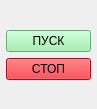
<?xml version="1.0" encoding="UTF-8"?>
<ui version="4.0">
 <class>Form</class>
 <widget class="QWidget" name="Form">
  <property name="geometry">
   <rect>
    <x>0</x>
    <y>0</y>
    <width>97</width>
    <height>109</height>
   </rect>
  </property>
  <property name="windowTitle">
   <string>Form</string>
  </property>
  <property name="prefix" stdset="0">
   <string/>
  </property>
  <property name="suffix" stdset="0">
   <string/>
  </property>
  <widget class="QWidget" name="formLayoutWidget">
   <property name="geometry">
    <rect>
     <x>0</x>
     <y>30</y>
     <width>91</width>
     <height>71</height>
    </rect>
   </property>
   <layout class="QFormLayout" name="formLayout">
    <item row="0" column="1">
     <widget class="QPushButton" name="PUSK">
      <property name="enabled">
       <bool>true</bool>
      </property>
      <property name="palette">
       <palette>
        <active>
         <colorrole role="WindowText">
          <brush brushstyle="SolidPattern">
           <color alpha="255">
            <red>0</red>
            <green>0</green>
            <blue>0</blue>
           </color>
          </brush>
         </colorrole>
         <colorrole role="Button">
          <brush brushstyle="SolidPattern">
           <color alpha="255">
            <red>143</red>
            <green>240</green>
            <blue>164</blue>
           </color>
          </brush>
         </colorrole>
         <colorrole role="Light">
          <brush brushstyle="SolidPattern">
           <color alpha="255">
            <red>255</red>
            <green>255</green>
            <blue>255</blue>
           </color>
          </brush>
         </colorrole>
         <colorrole role="Midlight">
          <brush brushstyle="SolidPattern">
           <color alpha="255">
            <red>199</red>
            <green>247</green>
            <blue>209</blue>
           </color>
          </brush>
         </colorrole>
         <colorrole role="Dark">
          <brush brushstyle="SolidPattern">
           <color alpha="255">
            <red>72</red>
            <green>120</green>
            <blue>82</blue>
           </color>
          </brush>
         </colorrole>
         <colorrole role="Mid">
          <brush brushstyle="SolidPattern">
           <color alpha="255">
            <red>95</red>
            <green>160</green>
            <blue>109</blue>
           </color>
          </brush>
         </colorrole>
         <colorrole role="Text">
          <brush brushstyle="SolidPattern">
           <color alpha="255">
            <red>0</red>
            <green>0</green>
            <blue>0</blue>
           </color>
          </brush>
         </colorrole>
         <colorrole role="BrightText">
          <brush brushstyle="SolidPattern">
           <color alpha="255">
            <red>255</red>
            <green>255</green>
            <blue>255</blue>
           </color>
          </brush>
         </colorrole>
         <colorrole role="ButtonText">
          <brush brushstyle="SolidPattern">
           <color alpha="255">
            <red>0</red>
            <green>0</green>
            <blue>0</blue>
           </color>
          </brush>
         </colorrole>
         <colorrole role="Base">
          <brush brushstyle="SolidPattern">
           <color alpha="255">
            <red>255</red>
            <green>255</green>
            <blue>255</blue>
           </color>
          </brush>
         </colorrole>
         <colorrole role="Window">
          <brush brushstyle="SolidPattern">
           <color alpha="255">
            <red>143</red>
            <green>240</green>
            <blue>164</blue>
           </color>
          </brush>
         </colorrole>
         <colorrole role="Shadow">
          <brush brushstyle="SolidPattern">
           <color alpha="255">
            <red>0</red>
            <green>0</green>
            <blue>0</blue>
           </color>
          </brush>
         </colorrole>
         <colorrole role="AlternateBase">
          <brush brushstyle="SolidPattern">
           <color alpha="255">
            <red>199</red>
            <green>247</green>
            <blue>209</blue>
           </color>
          </brush>
         </colorrole>
         <colorrole role="ToolTipBase">
          <brush brushstyle="SolidPattern">
           <color alpha="255">
            <red>255</red>
            <green>255</green>
            <blue>220</blue>
           </color>
          </brush>
         </colorrole>
         <colorrole role="ToolTipText">
          <brush brushstyle="SolidPattern">
           <color alpha="255">
            <red>0</red>
            <green>0</green>
            <blue>0</blue>
           </color>
          </brush>
         </colorrole>
         <colorrole role="PlaceholderText">
          <brush brushstyle="SolidPattern">
           <color alpha="128">
            <red>0</red>
            <green>0</green>
            <blue>0</blue>
           </color>
          </brush>
         </colorrole>
        </active>
        <inactive>
         <colorrole role="WindowText">
          <brush brushstyle="SolidPattern">
           <color alpha="255">
            <red>0</red>
            <green>0</green>
            <blue>0</blue>
           </color>
          </brush>
         </colorrole>
         <colorrole role="Button">
          <brush brushstyle="SolidPattern">
           <color alpha="255">
            <red>143</red>
            <green>240</green>
            <blue>164</blue>
           </color>
          </brush>
         </colorrole>
         <colorrole role="Light">
          <brush brushstyle="SolidPattern">
           <color alpha="255">
            <red>255</red>
            <green>255</green>
            <blue>255</blue>
           </color>
          </brush>
         </colorrole>
         <colorrole role="Midlight">
          <brush brushstyle="SolidPattern">
           <color alpha="255">
            <red>199</red>
            <green>247</green>
            <blue>209</blue>
           </color>
          </brush>
         </colorrole>
         <colorrole role="Dark">
          <brush brushstyle="SolidPattern">
           <color alpha="255">
            <red>72</red>
            <green>120</green>
            <blue>82</blue>
           </color>
          </brush>
         </colorrole>
         <colorrole role="Mid">
          <brush brushstyle="SolidPattern">
           <color alpha="255">
            <red>95</red>
            <green>160</green>
            <blue>109</blue>
           </color>
          </brush>
         </colorrole>
         <colorrole role="Text">
          <brush brushstyle="SolidPattern">
           <color alpha="255">
            <red>0</red>
            <green>0</green>
            <blue>0</blue>
           </color>
          </brush>
         </colorrole>
         <colorrole role="BrightText">
          <brush brushstyle="SolidPattern">
           <color alpha="255">
            <red>255</red>
            <green>255</green>
            <blue>255</blue>
           </color>
          </brush>
         </colorrole>
         <colorrole role="ButtonText">
          <brush brushstyle="SolidPattern">
           <color alpha="255">
            <red>0</red>
            <green>0</green>
            <blue>0</blue>
           </color>
          </brush>
         </colorrole>
         <colorrole role="Base">
          <brush brushstyle="SolidPattern">
           <color alpha="255">
            <red>255</red>
            <green>255</green>
            <blue>255</blue>
           </color>
          </brush>
         </colorrole>
         <colorrole role="Window">
          <brush brushstyle="SolidPattern">
           <color alpha="255">
            <red>143</red>
            <green>240</green>
            <blue>164</blue>
           </color>
          </brush>
         </colorrole>
         <colorrole role="Shadow">
          <brush brushstyle="SolidPattern">
           <color alpha="255">
            <red>0</red>
            <green>0</green>
            <blue>0</blue>
           </color>
          </brush>
         </colorrole>
         <colorrole role="AlternateBase">
          <brush brushstyle="SolidPattern">
           <color alpha="255">
            <red>199</red>
            <green>247</green>
            <blue>209</blue>
           </color>
          </brush>
         </colorrole>
         <colorrole role="ToolTipBase">
          <brush brushstyle="SolidPattern">
           <color alpha="255">
            <red>255</red>
            <green>255</green>
            <blue>220</blue>
           </color>
          </brush>
         </colorrole>
         <colorrole role="ToolTipText">
          <brush brushstyle="SolidPattern">
           <color alpha="255">
            <red>0</red>
            <green>0</green>
            <blue>0</blue>
           </color>
          </brush>
         </colorrole>
         <colorrole role="PlaceholderText">
          <brush brushstyle="SolidPattern">
           <color alpha="128">
            <red>0</red>
            <green>0</green>
            <blue>0</blue>
           </color>
          </brush>
         </colorrole>
        </inactive>
        <disabled>
         <colorrole role="WindowText">
          <brush brushstyle="SolidPattern">
           <color alpha="255">
            <red>72</red>
            <green>120</green>
            <blue>82</blue>
           </color>
          </brush>
         </colorrole>
         <colorrole role="Button">
          <brush brushstyle="SolidPattern">
           <color alpha="255">
            <red>143</red>
            <green>240</green>
            <blue>164</blue>
           </color>
          </brush>
         </colorrole>
         <colorrole role="Light">
          <brush brushstyle="SolidPattern">
           <color alpha="255">
            <red>255</red>
            <green>255</green>
            <blue>255</blue>
           </color>
          </brush>
         </colorrole>
         <colorrole role="Midlight">
          <brush brushstyle="SolidPattern">
           <color alpha="255">
            <red>199</red>
            <green>247</green>
            <blue>209</blue>
           </color>
          </brush>
         </colorrole>
         <colorrole role="Dark">
          <brush brushstyle="SolidPattern">
           <color alpha="255">
            <red>72</red>
            <green>120</green>
            <blue>82</blue>
           </color>
          </brush>
         </colorrole>
         <colorrole role="Mid">
          <brush brushstyle="SolidPattern">
           <color alpha="255">
            <red>95</red>
            <green>160</green>
            <blue>109</blue>
           </color>
          </brush>
         </colorrole>
         <colorrole role="Text">
          <brush brushstyle="SolidPattern">
           <color alpha="255">
            <red>72</red>
            <green>120</green>
            <blue>82</blue>
           </color>
          </brush>
         </colorrole>
         <colorrole role="BrightText">
          <brush brushstyle="SolidPattern">
           <color alpha="255">
            <red>255</red>
            <green>255</green>
            <blue>255</blue>
           </color>
          </brush>
         </colorrole>
         <colorrole role="ButtonText">
          <brush brushstyle="SolidPattern">
           <color alpha="255">
            <red>72</red>
            <green>120</green>
            <blue>82</blue>
           </color>
          </brush>
         </colorrole>
         <colorrole role="Base">
          <brush brushstyle="SolidPattern">
           <color alpha="255">
            <red>143</red>
            <green>240</green>
            <blue>164</blue>
           </color>
          </brush>
         </colorrole>
         <colorrole role="Window">
          <brush brushstyle="SolidPattern">
           <color alpha="255">
            <red>143</red>
            <green>240</green>
            <blue>164</blue>
           </color>
          </brush>
         </colorrole>
         <colorrole role="Shadow">
          <brush brushstyle="SolidPattern">
           <color alpha="255">
            <red>0</red>
            <green>0</green>
            <blue>0</blue>
           </color>
          </brush>
         </colorrole>
         <colorrole role="AlternateBase">
          <brush brushstyle="SolidPattern">
           <color alpha="255">
            <red>143</red>
            <green>240</green>
            <blue>164</blue>
           </color>
          </brush>
         </colorrole>
         <colorrole role="ToolTipBase">
          <brush brushstyle="SolidPattern">
           <color alpha="255">
            <red>255</red>
            <green>255</green>
            <blue>220</blue>
           </color>
          </brush>
         </colorrole>
         <colorrole role="ToolTipText">
          <brush brushstyle="SolidPattern">
           <color alpha="255">
            <red>0</red>
            <green>0</green>
            <blue>0</blue>
           </color>
          </brush>
         </colorrole>
         <colorrole role="PlaceholderText">
          <brush brushstyle="SolidPattern">
           <color alpha="128">
            <red>0</red>
            <green>0</green>
            <blue>0</blue>
           </color>
          </brush>
         </colorrole>
        </disabled>
       </palette>
      </property>
      <property name="text">
       <string>ПУСК</string>
      </property>
      <property name="shortcut">
       <string/>
      </property>
     </widget>
    </item>
    <item row="1" column="1">
     <widget class="QPushButton" name="STOP">
      <property name="palette">
       <palette>
        <active>
         <colorrole role="WindowText">
          <brush brushstyle="SolidPattern">
           <color alpha="255">
            <red>0</red>
            <green>0</green>
            <blue>0</blue>
           </color>
          </brush>
         </colorrole>
         <colorrole role="Button">
          <brush brushstyle="SolidPattern">
           <color alpha="255">
            <red>224</red>
            <green>27</green>
            <blue>36</blue>
           </color>
          </brush>
         </colorrole>
         <colorrole role="Light">
          <brush brushstyle="SolidPattern">
           <color alpha="255">
            <red>255</red>
            <green>112</green>
            <blue>118</blue>
           </color>
          </brush>
         </colorrole>
         <colorrole role="Midlight">
          <brush brushstyle="SolidPattern">
           <color alpha="255">
            <red>239</red>
            <green>69</green>
            <blue>77</blue>
           </color>
          </brush>
         </colorrole>
         <colorrole role="Dark">
          <brush brushstyle="SolidPattern">
           <color alpha="255">
            <red>112</red>
            <green>13</green>
            <blue>18</blue>
           </color>
          </brush>
         </colorrole>
         <colorrole role="Mid">
          <brush brushstyle="SolidPattern">
           <color alpha="255">
            <red>149</red>
            <green>18</green>
            <blue>24</blue>
           </color>
          </brush>
         </colorrole>
         <colorrole role="Text">
          <brush brushstyle="SolidPattern">
           <color alpha="255">
            <red>0</red>
            <green>0</green>
            <blue>0</blue>
           </color>
          </brush>
         </colorrole>
         <colorrole role="BrightText">
          <brush brushstyle="SolidPattern">
           <color alpha="255">
            <red>255</red>
            <green>255</green>
            <blue>255</blue>
           </color>
          </brush>
         </colorrole>
         <colorrole role="ButtonText">
          <brush brushstyle="SolidPattern">
           <color alpha="255">
            <red>0</red>
            <green>0</green>
            <blue>0</blue>
           </color>
          </brush>
         </colorrole>
         <colorrole role="Base">
          <brush brushstyle="SolidPattern">
           <color alpha="255">
            <red>255</red>
            <green>255</green>
            <blue>255</blue>
           </color>
          </brush>
         </colorrole>
         <colorrole role="Window">
          <brush brushstyle="SolidPattern">
           <color alpha="255">
            <red>224</red>
            <green>27</green>
            <blue>36</blue>
           </color>
          </brush>
         </colorrole>
         <colorrole role="Shadow">
          <brush brushstyle="SolidPattern">
           <color alpha="255">
            <red>0</red>
            <green>0</green>
            <blue>0</blue>
           </color>
          </brush>
         </colorrole>
         <colorrole role="AlternateBase">
          <brush brushstyle="SolidPattern">
           <color alpha="255">
            <red>239</red>
            <green>141</green>
            <blue>145</blue>
           </color>
          </brush>
         </colorrole>
         <colorrole role="ToolTipBase">
          <brush brushstyle="SolidPattern">
           <color alpha="255">
            <red>255</red>
            <green>255</green>
            <blue>220</blue>
           </color>
          </brush>
         </colorrole>
         <colorrole role="ToolTipText">
          <brush brushstyle="SolidPattern">
           <color alpha="255">
            <red>0</red>
            <green>0</green>
            <blue>0</blue>
           </color>
          </brush>
         </colorrole>
         <colorrole role="PlaceholderText">
          <brush brushstyle="SolidPattern">
           <color alpha="128">
            <red>0</red>
            <green>0</green>
            <blue>0</blue>
           </color>
          </brush>
         </colorrole>
        </active>
        <inactive>
         <colorrole role="WindowText">
          <brush brushstyle="SolidPattern">
           <color alpha="255">
            <red>0</red>
            <green>0</green>
            <blue>0</blue>
           </color>
          </brush>
         </colorrole>
         <colorrole role="Button">
          <brush brushstyle="SolidPattern">
           <color alpha="255">
            <red>224</red>
            <green>27</green>
            <blue>36</blue>
           </color>
          </brush>
         </colorrole>
         <colorrole role="Light">
          <brush brushstyle="SolidPattern">
           <color alpha="255">
            <red>255</red>
            <green>112</green>
            <blue>118</blue>
           </color>
          </brush>
         </colorrole>
         <colorrole role="Midlight">
          <brush brushstyle="SolidPattern">
           <color alpha="255">
            <red>239</red>
            <green>69</green>
            <blue>77</blue>
           </color>
          </brush>
         </colorrole>
         <colorrole role="Dark">
          <brush brushstyle="SolidPattern">
           <color alpha="255">
            <red>112</red>
            <green>13</green>
            <blue>18</blue>
           </color>
          </brush>
         </colorrole>
         <colorrole role="Mid">
          <brush brushstyle="SolidPattern">
           <color alpha="255">
            <red>149</red>
            <green>18</green>
            <blue>24</blue>
           </color>
          </brush>
         </colorrole>
         <colorrole role="Text">
          <brush brushstyle="SolidPattern">
           <color alpha="255">
            <red>0</red>
            <green>0</green>
            <blue>0</blue>
           </color>
          </brush>
         </colorrole>
         <colorrole role="BrightText">
          <brush brushstyle="SolidPattern">
           <color alpha="255">
            <red>255</red>
            <green>255</green>
            <blue>255</blue>
           </color>
          </brush>
         </colorrole>
         <colorrole role="ButtonText">
          <brush brushstyle="SolidPattern">
           <color alpha="255">
            <red>0</red>
            <green>0</green>
            <blue>0</blue>
           </color>
          </brush>
         </colorrole>
         <colorrole role="Base">
          <brush brushstyle="SolidPattern">
           <color alpha="255">
            <red>255</red>
            <green>255</green>
            <blue>255</blue>
           </color>
          </brush>
         </colorrole>
         <colorrole role="Window">
          <brush brushstyle="SolidPattern">
           <color alpha="255">
            <red>224</red>
            <green>27</green>
            <blue>36</blue>
           </color>
          </brush>
         </colorrole>
         <colorrole role="Shadow">
          <brush brushstyle="SolidPattern">
           <color alpha="255">
            <red>0</red>
            <green>0</green>
            <blue>0</blue>
           </color>
          </brush>
         </colorrole>
         <colorrole role="AlternateBase">
          <brush brushstyle="SolidPattern">
           <color alpha="255">
            <red>239</red>
            <green>141</green>
            <blue>145</blue>
           </color>
          </brush>
         </colorrole>
         <colorrole role="ToolTipBase">
          <brush brushstyle="SolidPattern">
           <color alpha="255">
            <red>255</red>
            <green>255</green>
            <blue>220</blue>
           </color>
          </brush>
         </colorrole>
         <colorrole role="ToolTipText">
          <brush brushstyle="SolidPattern">
           <color alpha="255">
            <red>0</red>
            <green>0</green>
            <blue>0</blue>
           </color>
          </brush>
         </colorrole>
         <colorrole role="PlaceholderText">
          <brush brushstyle="SolidPattern">
           <color alpha="128">
            <red>0</red>
            <green>0</green>
            <blue>0</blue>
           </color>
          </brush>
         </colorrole>
        </inactive>
        <disabled>
         <colorrole role="WindowText">
          <brush brushstyle="SolidPattern">
           <color alpha="255">
            <red>112</red>
            <green>13</green>
            <blue>18</blue>
           </color>
          </brush>
         </colorrole>
         <colorrole role="Button">
          <brush brushstyle="SolidPattern">
           <color alpha="255">
            <red>224</red>
            <green>27</green>
            <blue>36</blue>
           </color>
          </brush>
         </colorrole>
         <colorrole role="Light">
          <brush brushstyle="SolidPattern">
           <color alpha="255">
            <red>255</red>
            <green>112</green>
            <blue>118</blue>
           </color>
          </brush>
         </colorrole>
         <colorrole role="Midlight">
          <brush brushstyle="SolidPattern">
           <color alpha="255">
            <red>239</red>
            <green>69</green>
            <blue>77</blue>
           </color>
          </brush>
         </colorrole>
         <colorrole role="Dark">
          <brush brushstyle="SolidPattern">
           <color alpha="255">
            <red>112</red>
            <green>13</green>
            <blue>18</blue>
           </color>
          </brush>
         </colorrole>
         <colorrole role="Mid">
          <brush brushstyle="SolidPattern">
           <color alpha="255">
            <red>149</red>
            <green>18</green>
            <blue>24</blue>
           </color>
          </brush>
         </colorrole>
         <colorrole role="Text">
          <brush brushstyle="SolidPattern">
           <color alpha="255">
            <red>112</red>
            <green>13</green>
            <blue>18</blue>
           </color>
          </brush>
         </colorrole>
         <colorrole role="BrightText">
          <brush brushstyle="SolidPattern">
           <color alpha="255">
            <red>255</red>
            <green>255</green>
            <blue>255</blue>
           </color>
          </brush>
         </colorrole>
         <colorrole role="ButtonText">
          <brush brushstyle="SolidPattern">
           <color alpha="255">
            <red>112</red>
            <green>13</green>
            <blue>18</blue>
           </color>
          </brush>
         </colorrole>
         <colorrole role="Base">
          <brush brushstyle="SolidPattern">
           <color alpha="255">
            <red>224</red>
            <green>27</green>
            <blue>36</blue>
           </color>
          </brush>
         </colorrole>
         <colorrole role="Window">
          <brush brushstyle="SolidPattern">
           <color alpha="255">
            <red>224</red>
            <green>27</green>
            <blue>36</blue>
           </color>
          </brush>
         </colorrole>
         <colorrole role="Shadow">
          <brush brushstyle="SolidPattern">
           <color alpha="255">
            <red>0</red>
            <green>0</green>
            <blue>0</blue>
           </color>
          </brush>
         </colorrole>
         <colorrole role="AlternateBase">
          <brush brushstyle="SolidPattern">
           <color alpha="255">
            <red>224</red>
            <green>27</green>
            <blue>36</blue>
           </color>
          </brush>
         </colorrole>
         <colorrole role="ToolTipBase">
          <brush brushstyle="SolidPattern">
           <color alpha="255">
            <red>255</red>
            <green>255</green>
            <blue>220</blue>
           </color>
          </brush>
         </colorrole>
         <colorrole role="ToolTipText">
          <brush brushstyle="SolidPattern">
           <color alpha="255">
            <red>0</red>
            <green>0</green>
            <blue>0</blue>
           </color>
          </brush>
         </colorrole>
         <colorrole role="PlaceholderText">
          <brush brushstyle="SolidPattern">
           <color alpha="128">
            <red>0</red>
            <green>0</green>
            <blue>0</blue>
           </color>
          </brush>
         </colorrole>
        </disabled>
       </palette>
      </property>
      <property name="text">
       <string>СТОП</string>
      </property>
     </widget>
    </item>
   </layout>
  </widget>
  <widget class="QLabel" name="label">
   <property name="enabled">
    <bool>true</bool>
   </property>
   <property name="geometry">
    <rect>
     <x>0</x>
     <y>0</y>
     <width>81</width>
     <height>71</height>
    </rect>
   </property>
   <property name="palette">
    <palette>
     <active>
      <colorrole role="WindowText">
       <brush brushstyle="SolidPattern">
        <color alpha="255">
         <red>0</red>
         <green>0</green>
         <blue>0</blue>
        </color>
       </brush>
      </colorrole>
      <colorrole role="Button">
       <brush brushstyle="SolidPattern">
        <color alpha="255">
         <red>198</red>
         <green>70</green>
         <blue>0</blue>
        </color>
       </brush>
      </colorrole>
      <colorrole role="Light">
       <brush brushstyle="SolidPattern">
        <color alpha="255">
         <red>255</red>
         <green>117</green>
         <blue>42</blue>
        </color>
       </brush>
      </colorrole>
      <colorrole role="Midlight">
       <brush brushstyle="SolidPattern">
        <color alpha="255">
         <red>226</red>
         <green>93</green>
         <blue>21</blue>
        </color>
       </brush>
      </colorrole>
      <colorrole role="Dark">
       <brush brushstyle="SolidPattern">
        <color alpha="255">
         <red>99</red>
         <green>35</green>
         <blue>0</blue>
        </color>
       </brush>
      </colorrole>
      <colorrole role="Mid">
       <brush brushstyle="SolidPattern">
        <color alpha="255">
         <red>132</red>
         <green>47</green>
         <blue>0</blue>
        </color>
       </brush>
      </colorrole>
      <colorrole role="Text">
       <brush brushstyle="SolidPattern">
        <color alpha="255">
         <red>0</red>
         <green>0</green>
         <blue>0</blue>
        </color>
       </brush>
      </colorrole>
      <colorrole role="BrightText">
       <brush brushstyle="SolidPattern">
        <color alpha="255">
         <red>255</red>
         <green>255</green>
         <blue>255</blue>
        </color>
       </brush>
      </colorrole>
      <colorrole role="ButtonText">
       <brush brushstyle="SolidPattern">
        <color alpha="255">
         <red>0</red>
         <green>0</green>
         <blue>0</blue>
        </color>
       </brush>
      </colorrole>
      <colorrole role="Base">
       <brush brushstyle="SolidPattern">
        <color alpha="255">
         <red>255</red>
         <green>255</green>
         <blue>255</blue>
        </color>
       </brush>
      </colorrole>
      <colorrole role="Window">
       <brush brushstyle="SolidPattern">
        <color alpha="255">
         <red>198</red>
         <green>70</green>
         <blue>0</blue>
        </color>
       </brush>
      </colorrole>
      <colorrole role="Shadow">
       <brush brushstyle="SolidPattern">
        <color alpha="255">
         <red>0</red>
         <green>0</green>
         <blue>0</blue>
        </color>
       </brush>
      </colorrole>
      <colorrole role="AlternateBase">
       <brush brushstyle="SolidPattern">
        <color alpha="255">
         <red>226</red>
         <green>162</green>
         <blue>127</blue>
        </color>
       </brush>
      </colorrole>
      <colorrole role="ToolTipBase">
       <brush brushstyle="SolidPattern">
        <color alpha="255">
         <red>255</red>
         <green>255</green>
         <blue>220</blue>
        </color>
       </brush>
      </colorrole>
      <colorrole role="ToolTipText">
       <brush brushstyle="SolidPattern">
        <color alpha="255">
         <red>0</red>
         <green>0</green>
         <blue>0</blue>
        </color>
       </brush>
      </colorrole>
      <colorrole role="PlaceholderText">
       <brush brushstyle="SolidPattern">
        <color alpha="128">
         <red>0</red>
         <green>0</green>
         <blue>0</blue>
        </color>
       </brush>
      </colorrole>
     </active>
     <inactive>
      <colorrole role="WindowText">
       <brush brushstyle="SolidPattern">
        <color alpha="255">
         <red>0</red>
         <green>0</green>
         <blue>0</blue>
        </color>
       </brush>
      </colorrole>
      <colorrole role="Button">
       <brush brushstyle="SolidPattern">
        <color alpha="255">
         <red>198</red>
         <green>70</green>
         <blue>0</blue>
        </color>
       </brush>
      </colorrole>
      <colorrole role="Light">
       <brush brushstyle="SolidPattern">
        <color alpha="255">
         <red>255</red>
         <green>117</green>
         <blue>42</blue>
        </color>
       </brush>
      </colorrole>
      <colorrole role="Midlight">
       <brush brushstyle="SolidPattern">
        <color alpha="255">
         <red>226</red>
         <green>93</green>
         <blue>21</blue>
        </color>
       </brush>
      </colorrole>
      <colorrole role="Dark">
       <brush brushstyle="SolidPattern">
        <color alpha="255">
         <red>99</red>
         <green>35</green>
         <blue>0</blue>
        </color>
       </brush>
      </colorrole>
      <colorrole role="Mid">
       <brush brushstyle="SolidPattern">
        <color alpha="255">
         <red>132</red>
         <green>47</green>
         <blue>0</blue>
        </color>
       </brush>
      </colorrole>
      <colorrole role="Text">
       <brush brushstyle="SolidPattern">
        <color alpha="255">
         <red>0</red>
         <green>0</green>
         <blue>0</blue>
        </color>
       </brush>
      </colorrole>
      <colorrole role="BrightText">
       <brush brushstyle="SolidPattern">
        <color alpha="255">
         <red>255</red>
         <green>255</green>
         <blue>255</blue>
        </color>
       </brush>
      </colorrole>
      <colorrole role="ButtonText">
       <brush brushstyle="SolidPattern">
        <color alpha="255">
         <red>0</red>
         <green>0</green>
         <blue>0</blue>
        </color>
       </brush>
      </colorrole>
      <colorrole role="Base">
       <brush brushstyle="SolidPattern">
        <color alpha="255">
         <red>255</red>
         <green>255</green>
         <blue>255</blue>
        </color>
       </brush>
      </colorrole>
      <colorrole role="Window">
       <brush brushstyle="SolidPattern">
        <color alpha="255">
         <red>198</red>
         <green>70</green>
         <blue>0</blue>
        </color>
       </brush>
      </colorrole>
      <colorrole role="Shadow">
       <brush brushstyle="SolidPattern">
        <color alpha="255">
         <red>0</red>
         <green>0</green>
         <blue>0</blue>
        </color>
       </brush>
      </colorrole>
      <colorrole role="AlternateBase">
       <brush brushstyle="SolidPattern">
        <color alpha="255">
         <red>226</red>
         <green>162</green>
         <blue>127</blue>
        </color>
       </brush>
      </colorrole>
      <colorrole role="ToolTipBase">
       <brush brushstyle="SolidPattern">
        <color alpha="255">
         <red>255</red>
         <green>255</green>
         <blue>220</blue>
        </color>
       </brush>
      </colorrole>
      <colorrole role="ToolTipText">
       <brush brushstyle="SolidPattern">
        <color alpha="255">
         <red>0</red>
         <green>0</green>
         <blue>0</blue>
        </color>
       </brush>
      </colorrole>
      <colorrole role="PlaceholderText">
       <brush brushstyle="SolidPattern">
        <color alpha="128">
         <red>0</red>
         <green>0</green>
         <blue>0</blue>
        </color>
       </brush>
      </colorrole>
     </inactive>
     <disabled>
      <colorrole role="WindowText">
       <brush brushstyle="SolidPattern">
        <color alpha="255">
         <red>99</red>
         <green>35</green>
         <blue>0</blue>
        </color>
       </brush>
      </colorrole>
      <colorrole role="Button">
       <brush brushstyle="SolidPattern">
        <color alpha="255">
         <red>198</red>
         <green>70</green>
         <blue>0</blue>
        </color>
       </brush>
      </colorrole>
      <colorrole role="Light">
       <brush brushstyle="SolidPattern">
        <color alpha="255">
         <red>255</red>
         <green>117</green>
         <blue>42</blue>
        </color>
       </brush>
      </colorrole>
      <colorrole role="Midlight">
       <brush brushstyle="SolidPattern">
        <color alpha="255">
         <red>226</red>
         <green>93</green>
         <blue>21</blue>
        </color>
       </brush>
      </colorrole>
      <colorrole role="Dark">
       <brush brushstyle="SolidPattern">
        <color alpha="255">
         <red>99</red>
         <green>35</green>
         <blue>0</blue>
        </color>
       </brush>
      </colorrole>
      <colorrole role="Mid">
       <brush brushstyle="SolidPattern">
        <color alpha="255">
         <red>132</red>
         <green>47</green>
         <blue>0</blue>
        </color>
       </brush>
      </colorrole>
      <colorrole role="Text">
       <brush brushstyle="SolidPattern">
        <color alpha="255">
         <red>99</red>
         <green>35</green>
         <blue>0</blue>
        </color>
       </brush>
      </colorrole>
      <colorrole role="BrightText">
       <brush brushstyle="SolidPattern">
        <color alpha="255">
         <red>255</red>
         <green>255</green>
         <blue>255</blue>
        </color>
       </brush>
      </colorrole>
      <colorrole role="ButtonText">
       <brush brushstyle="SolidPattern">
        <color alpha="255">
         <red>99</red>
         <green>35</green>
         <blue>0</blue>
        </color>
       </brush>
      </colorrole>
      <colorrole role="Base">
       <brush brushstyle="SolidPattern">
        <color alpha="255">
         <red>198</red>
         <green>70</green>
         <blue>0</blue>
        </color>
       </brush>
      </colorrole>
      <colorrole role="Window">
       <brush brushstyle="SolidPattern">
        <color alpha="255">
         <red>198</red>
         <green>70</green>
         <blue>0</blue>
        </color>
       </brush>
      </colorrole>
      <colorrole role="Shadow">
       <brush brushstyle="SolidPattern">
        <color alpha="255">
         <red>0</red>
         <green>0</green>
         <blue>0</blue>
        </color>
       </brush>
      </colorrole>
      <colorrole role="AlternateBase">
       <brush brushstyle="SolidPattern">
        <color alpha="255">
         <red>198</red>
         <green>70</green>
         <blue>0</blue>
        </color>
       </brush>
      </colorrole>
      <colorrole role="ToolTipBase">
       <brush brushstyle="SolidPattern">
        <color alpha="255">
         <red>255</red>
         <green>255</green>
         <blue>220</blue>
        </color>
       </brush>
      </colorrole>
      <colorrole role="ToolTipText">
       <brush brushstyle="SolidPattern">
        <color alpha="255">
         <red>0</red>
         <green>0</green>
         <blue>0</blue>
        </color>
       </brush>
      </colorrole>
      <colorrole role="PlaceholderText">
       <brush brushstyle="SolidPattern">
        <color alpha="128">
         <red>0</red>
         <green>0</green>
         <blue>0</blue>
        </color>
       </brush>
      </colorrole>
     </disabled>
    </palette>
   </property>
   <property name="font">
    <font>
     <weight>50</weight>
     <italic>false</italic>
     <bold>false</bold>
     <underline>false</underline>
     <strikeout>false</strikeout>
     <stylestrategy>PreferAntialias</stylestrategy>
     <kerning>true</kerning>
    </font>
   </property>
   <property name="mouseTracking">
    <bool>false</bool>
   </property>
   <property name="tabletTracking">
    <bool>false</bool>
   </property>
   <property name="focusPolicy">
    <enum>Qt::NoFocus</enum>
   </property>
   <property name="contextMenuPolicy">
    <enum>Qt::NoContextMenu</enum>
   </property>
   <property name="acceptDrops">
    <bool>false</bool>
   </property>
   <property name="toolTip">
    <string/>
   </property>
   <property name="statusTip">
    <string/>
   </property>
   <property name="whatsThis">
    <string/>
   </property>
   <property name="accessibleName">
    <string notr="true"/>
   </property>
   <property name="accessibleDescription">
    <string/>
   </property>
   <property name="frameShadow">
    <enum>QFrame::Plain</enum>
   </property>
   <property name="lineWidth">
    <number>1</number>
   </property>
   <property name="text">
    <string/>
   </property>
   <property name="pixmap">
    <pixmap resource="../resource.qrc">:/hand.png</pixmap>
   </property>
   <property name="scaledContents">
    <bool>true</bool>
   </property>
   <property name="wordWrap">
    <bool>false</bool>
   </property>
   <property name="openExternalLinks">
    <bool>false</bool>
   </property>
   <property name="textInteractionFlags">
    <set>Qt::LinksAccessibleByMouse</set>
   </property>
  </widget>
 </widget>
 <resources>
  <include location="../resource.qrc"/>
  <include location="../resource.qrc"/>
 </resources>
 <connections/>
</ui>
